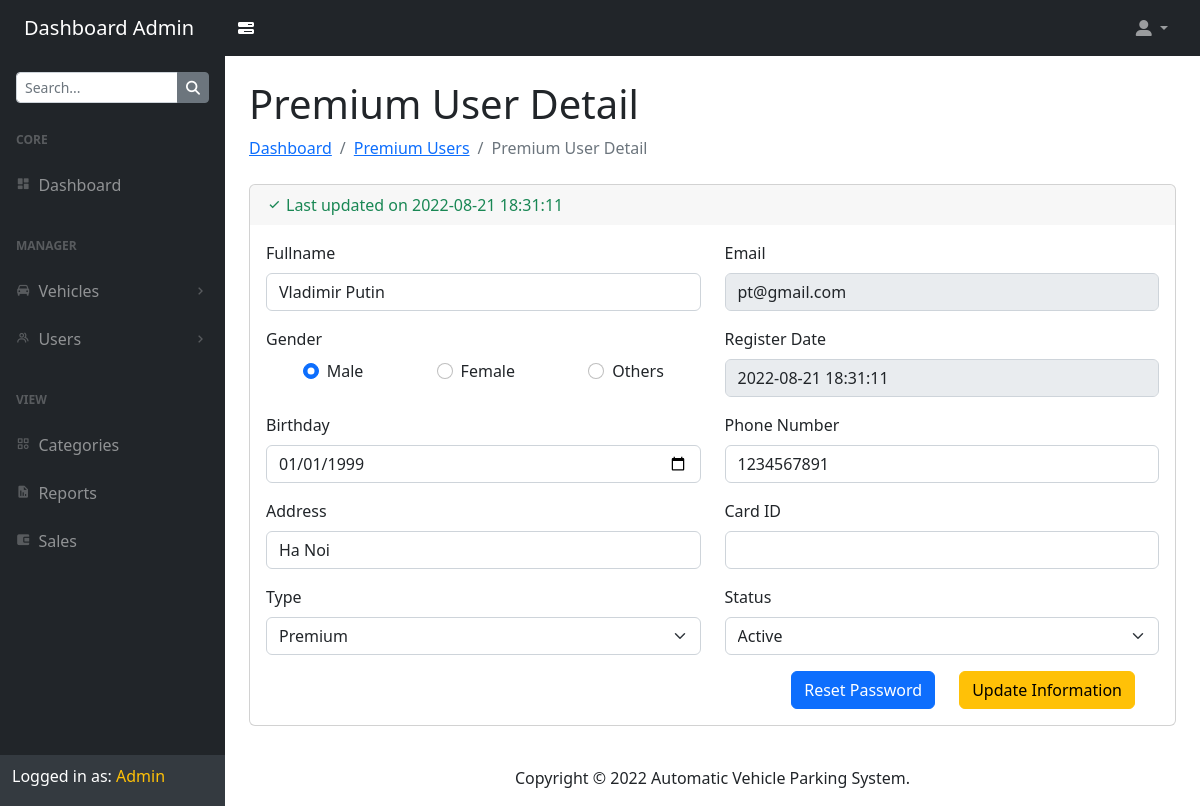
The app's page /admin/premium-user-detail.php?userID=1 (signed in) with its own data.
### tables this page shows
CREATE TABLE `user_info_tbl` (
  `ID`            INT(10) UNSIGNED AUTO_INCREMENT,
  `FullName`      VARCHAR(50) NOT NULL DEFAULT '',
  `Gender`        VARCHAR(6) NOT NULL DEFAULT 'Male',  
  `Birthday`      DATE NOT NULL DEFAULT '2000-01-01',
  `PhoneNumber`   VARCHAR(10) NOT NULL DEFAULT '',
  `Address`       VARCHAR(120) NOT NULL DEFAULT '',
  `Email`         VARCHAR(50) NOT NULL UNIQUE,
  `Password`      VARCHAR(120) NOT NULL,
  `CardID`        VARCHAR(10) NULL DEFAULT '',
  `Type`          VARCHAR(7) NULL DEFAULT 'Nomal',     
  `Status`        VARCHAR(8) NULL DEFAULT 'Inactive',  
  `RegisterDate`  TIMESTAMP DEFAULT CURRENT_TIMESTAMP,
  `LastUpdate`    TIMESTAMP DEFAULT CURRENT_TIMESTAMP ON UPDATE CURRENT_TIMESTAMP,
  PRIMARY KEY (`ID`)
);

### admin/premium-user-detail.php (the view, shortened to what this page needs)
<?php
include_once('./assets/includes/db-connection.php');
if (!isset($_SESSION['aid'])) {
    header('location:./logout.php');
}
else {
    if (isset($_GET['userID']))
    {
        $id = mysqli_real_escape_string($conn, $_GET['userID']);
        $col = mysqli_fetch_array(mysqli_query($conn, "SELECT * FROM `user_info_tbl` WHERE `ID` = '$id';"));
?>
<!DOCTYPE html>
<html lang="en">
<head>
    <link rel="stylesheet" href="https://cdn.jsdelivr.net/npm/bootstrap@5.2.0-beta1/dist/css/bootstrap.min.css">
    <link rel="stylesheet" href="https://cdnjs.cloudflare.com/ajax/libs/font-awesome/6.1.1/css/all.min.css" />
    <link href='https://unpkg.com/boxicons@2.1.2/css/boxicons.min.css' rel='stylesheet' />
    <link href="assets/css/styles.css" rel="stylesheet" />
</head>
<body>
    <nav class="sb-topnav navbar navbar-expand navbar-dark bg-dark">
        <a class="navbar-brand ps-3 ps-lg-4" href="./dashboard.php">Dashboard Admin</a>
        <a class="btn text-white me-3" id="sidebarToggle" href="#!">
			<i class="fa-solid fa-bars-progress"></i>
        </a>
        <ul class="navbar-nav ms-auto pe-3 pe-lg-4">
            <li class="nav-item dropdown">
                <a class="nav-link dropdown-toggle" id="navbarDropdown" href="#!" role="button" data-bs-toggle="dropdown" aria-expanded="false">
					<i class="fa-solid fa-user-large"></i>
				</a>
            </li>
        </ul>
    </nav>
    <main id="sidenav">
        <section id="sidenav_nav">
            <nav class="sb-sidenav accordion sb-sidenav-dark" id="sidenavAccordion">
                <form class="mt-3 mx-3">
                    <div class="input-group input-group-sm">
                        <input type="text" class="form-control" placeholder="Search..." autocomplete="off" />
                        <button type="button" class="btn btn-secondary">
                            <i class="fa-solid fa-magnifying-glass"></i>
                        </button>
                    </div>
                </form>
                <div class="sb-sidenav-menu">
                    <div class="nav">
                        <div class="sb-sidenav-menu-heading">Core</div>
                        <a class="nav-link" href="./dashboard.php">
                            <div class="sb-nav-link-icon"><i class='bx bxs-dashboard'></i></div>
                            Dashboard
                        </a>
                        <div class="sb-sidenav-menu-heading">Manager</div>
                        <a class="nav-link collapsed" href="#" data-bs-toggle="collapse" data-bs-target="#collapseVehicles" aria-expanded="false" aria-controls="collapseVehicles">
                            <div class="sb-nav-link-icon"><i class='bx bxs-car'></i></div>
                            Vehicles
                            <div class="sb-sidenav-collapse-arrow"><i class='bx bx-chevron-down'></i></div>
                        </a>
                        <a class="nav-link collapsed" href="#" data-bs-toggle="collapse" data-bs-target="#collapseUsers" aria-expanded="false" aria-controls="collapseUsers">
                            <div class="sb-nav-link-icon"><i class='bx bx-group'></i></div>
                            Users
                            <div class="sb-sidenav-collapse-arrow"><i class='bx bx-chevron-down'></i></div>
                        </a>
                        <div class="sb-sidenav-menu-heading">View</div>
                        <a class="nav-link" href="./categories.php"><div class="sb-nav-link-icon"><i class='bx bx-category'></i></div>Categories</a>
                        <a class="nav-link" href="./reports.php"><div class="sb-nav-link-icon"><i class='bx bxs-report'></i></div>Reports</a>
                        <a class="nav-link" href="./sales.php"><div class="sb-nav-link-icon"><i class='bx bxs-wallet-alt'></i></div>Sales</a>
                    </div>
                </div>
                <div class="sb-sidenav-footer">
                    <h6 class="text-white">Logged in as:<span class="text-warning"> Admin</span></h6>
                </div>
            </nav>
        </section>
        <section id="sidenav_content">
            <header>
                <div class="container-fluid px-4">
                    <h1 class="mt-4">Premium User Detail</h1>
                    <ol class="breadcrumb mb-4">
                        <li class="breadcrumb-item"><a href="./dashboard.php">Dashboard</a></li>
                        <li class="breadcrumb-item"><a href="./premium-users.php">Premium Users</a></li>
                        <li class="breadcrumb-item active">Premium User Detail</li>
                    </ol>
                </div>
            </header>
            <main>
                <div class="container-fluid px-4">
					<div class="card mb-4">
                        <div class="card-header border-bottom-0">
                            <div class="text-success"><i class='bx bx-check me-1'></i>Last updated on <?php echo $col['LastUpdate']; ?></div>
                        </div>
                        <div class="card-body">
                            <form method="post" class="needs-validation" action="code.php" autocomplete="off" novalidate>
                                <div class="row">
                                    <div class="col-sm-6 mb-3">
                                        <label class="form-label" for="name">Fullname</label>
                                        <input type="text" id="name" class="form-control" name="name" value="<?php echo $col['FullName']; ?>">
                                    </div>
                                    <div class="col-sm-6 mb-3">
                                        <label class="form-label" for="email">Email</label>
                                        <input type="email" id="email" class="form-control" name="email" value="<?php echo $col['Email']; ?>" disabled>
                                    </div>
                                    <div class="col-sm-6 mb-3">
                                        <label class="form-label">Gender</label>
                                        <div class="d-flex justify-content-around">
                                            <div class="form-check">
                                                <input class="form-check-input" type="radio" name="gender" id="male" value="Male" <?php if ($col['Gender'] == "Male") {echo "checked";}; ?>>
                                                <label class="form-check-label" for="male">Male</label>
                                            </div>
                                            <div class="form-check">
                                                <input class="form-check-input" type="radio" name="gender" id="female" value="Female" <?php if ($col['Gender'] == "Female") {echo "checked";}; ?>>
                                                <label class="form-check-label" for="female">Female</label>
                                            </div>
                                            <div class="form-check">
                                                <input class="form-check-input" type="radio" name="gender" id="others" value="Others" <?php if ($col['Gender'] == "Others") {echo "checked";}; ?>>
                                                <label class="form-check-label" for="others">Others</label>
                                            </div>
                                        </div>
                                    </div>
                                    <div class="col-sm-6 mb-3">
                                        <label class="form-label" for="regdate">Register Date</label>
                                        <input type="text" id="regdate" class="form-control" name="regdate" value="<?php echo $col['RegisterDate']; ?>" disabled>
                                    </div>
                                    <div class="col-sm-6 mb-3">
                                        <label class="form-label" for="birthday">Birthday</label>
                                        <input type="date" id="birthday" class="form-control" name="birthday" value="<?php echo $col['Birthday']; ?>">
                                    </div>
                                    <div class="col-sm-6 mb-3">
                                        <label class="form-label" for="phone">Phone Number</label>
                                        <input type="tel" id="phone" class="form-control" name="phone" value="<?php echo $col['PhoneNumber']; ?>">
                                    </div>
                                    <div class="col-sm-6 mb-3">
                                        <label class="form-label" for="address">Address</label>
                                        <input type="text" id="address" class="form-control" name="address" value="<?php echo $col['Address']; ?>">
                                    </div>
                                    <div class="col-sm-6 mb-3">
                                        <label class="form-label" for="cardID">Card ID</label>
                                        <input type="text" id="cardID" class="form-control" name="cardID" value="<?php echo $col['CardID']; ?>">
                                    </div>
                                    <div class="col-sm-6 mb-3">
                                        <label class="form-label" for="type">Type</label>
                                        <select id="type" class="form-select" name="type" aria-label="Type select">
                                            <option <?php if ($col['Type'] == "Premium") {echo "selected";} ?> value="Premium">Premium</option>
                                        </select>
                                    </div>
                                    <div class="col-sm-6 mb-3">
                                        <label class="form-label" for="status">Status</label>
                                            <select id="status" class="form-select" name="status" aria-label="Status select">
                                                <option <?php if ($col['Status'] == "Active") {echo "selected";} ?> value="Active">Active</option>
                                            </select>
                                    </div>
                                    <div class="row">
                                        <div class="d-flex justify-content-end">
                                            <button type="submit" class="btn btn-primary me-4" name="resetPasswordPremiumUser" value="<?php echo $col['ID']; ?>">Reset Password</button>
                                            <button type="submit" class="btn btn-warning" name="updateInformationPremiumUser" value="<?php echo $col['ID']; ?>">Update Information</button>
                                        </div>
                                    </div>
                                </div>
                            </form>
                        </div>
                    </div>
                </div>
            </main>
            <footer>
                <div class="container-fluid text-center px-4">
                    <div class="text-mute py-3">Copyright &copy; 2022 Automatic Vehicle Parking System.</div>
                </div>
            </footer>
        </section>
    </main>
</body>
</html>
<?php
    }
}
?>

### admin/assets/css/styles.css (style rules this page uses)
#sidenav { display: flex; }
#sidenav #sidenav_nav { flex-basis: 225px; flex-shrink: 0; transition: transform 0.15s ease-in-out; z-index: 1038; transform: translateX(-225px); }
#sidenav #sidenav_content { position: relative; display: flex; flex-direction: column; justify-content: space-between; min-width: 0; flex-grow: 1; min-height: calc(100vh - 56px); margin-left: -225px; }
@media (min-width: 992px) { #sidenav #sidenav_nav { transform: translateX(0); } }
@media (min-width: 992px) { #sidenav #sidenav_content { margin-left: 0; transition: margin 0.15s ease-in-out; } }
.sb-topnav { z-index: 1039; }
#sidenav #sidenav_nav { width: 225px; z-index: 1038; }
#sidenav #sidenav_nav .sb-sidenav .sb-sidenav-menu { overflow-y: auto; }
.nav .nav-link .sb-nav-link-icon, .sb-sidenav-menu .nav-link .sb-nav-link-icon { margin-right: 0.5rem; }
.sb-topnav { padding-left: 0; height: 56px; z-index: 1039; }
.sb-topnav .navbar-brand { width: 225px; margin: 0; }
.sb-sidenav { display: flex; flex-direction: column; height: 100%; flex-wrap: nowrap; }
.sb-sidenav .sb-sidenav-menu { flex-grow: 1; }
.sb-sidenav .sb-sidenav-menu .nav { flex-direction: column; flex-wrap: nowrap; }
.sb-sidenav .sb-sidenav-menu .nav .sb-sidenav-menu-heading { padding: 1.75rem 1rem 0.75rem; font-size: 0.75rem; font-weight: bold; text-transform: uppercase; }
.sb-sidenav .sb-sidenav-menu .nav .nav-link { display: flex; align-items: center; padding-top: 0.75rem; padding-bottom: 0.75rem; position: relative; }
.sb-sidenav .sb-sidenav-menu .nav .nav-link .sb-nav-link-icon { font-size: 0.9rem; }
.sb-sidenav .sb-sidenav-menu .nav .nav-link .sb-sidenav-collapse-arrow { display: inline-block; margin-left: auto; transition: transform 0.15s ease; }
.sb-sidenav .sb-sidenav-menu .nav .nav-link.collapsed .sb-sidenav-collapse-arrow { transform: rotate(-90deg); }
.sb-sidenav .sb-sidenav-footer { padding: 0.75rem; flex-shrink: 0; }
.sb-sidenav-dark { background-color: #212529; color: rgba(255, 255, 255, 0.5); }
.sb-sidenav-dark .sb-sidenav-menu .sb-sidenav-menu-heading { color: rgba(255, 255, 255, 0.25); }
.sb-sidenav-dark .sb-sidenav-menu .nav-link { color: rgba(255, 255, 255, 0.5); }
.sb-sidenav-dark .sb-sidenav-menu .nav-link .sb-nav-link-icon { color: rgba(255, 255, 255, 0.25); }
.sb-sidenav-dark .sb-sidenav-menu .nav-link .sb-sidenav-collapse-arrow { color: rgba(255, 255, 255, 0.25); }
.sb-sidenav-dark .sb-sidenav-footer { background-color: #343a40; }

### records on screen
user_info_tbl: LastUpdate "2022-08-21 18:31:11", name "Vladimir Putin", email "pt@gmail.com", Gender "☑ Male", Gender "☐ Female", Gender "☐ Others", regdate "2022-08-21 18:31:11", birthday "01/01/1999", phone "1234567891", address "Ha Noi", type "Premium", status "Active"
